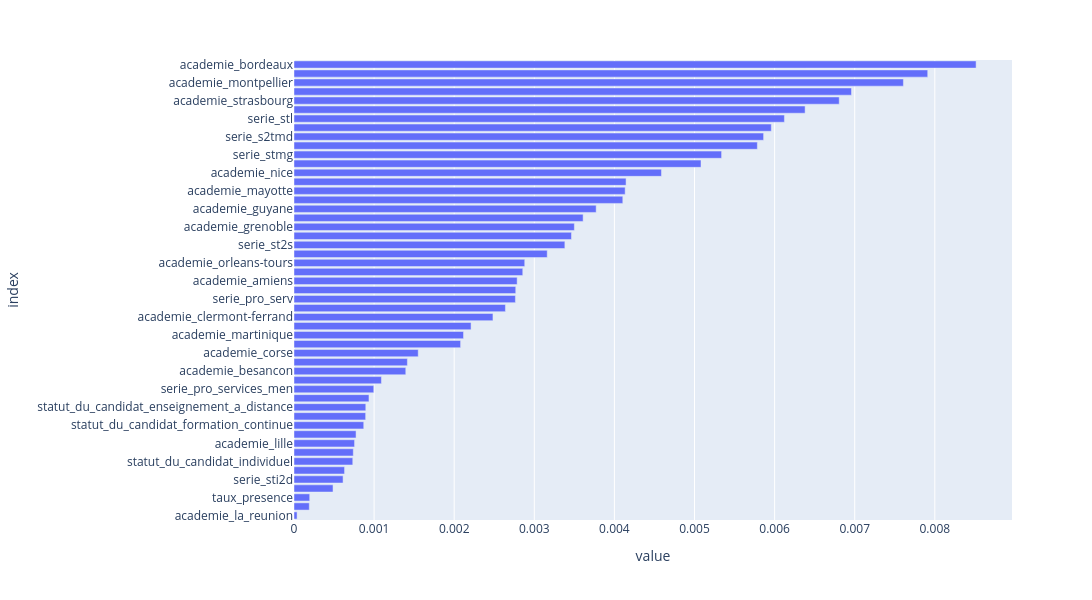

The notebook cell saved with this chart:
### Markdown cell above
Mise en forme graphique des coefficients

### Code cell
fig_feature = px.bar(feature_importance, orientation="h")
fig_feature.update_layout(showlegend=False, margin={"l": 120})
fig_feature.update_layout(autosize=False, width=1200, height=600)
fig_feature.show()

### Figure 1 — Plotly figure (JSON) as saved in the notebook; plotly's stock layout.template omitted (floating-point values rounded to 4 significant figures)
{"data": [{"hovertemplate": "variable=feature_importances<br>value=%{x}<br>index=%{y}<extra></extra>", "legendgroup": "feature_importances", "marker": {"color": "#636efa", "pattern": {"shape": ""}}, "name": "feature_importances", "orientation": "h", "showlegend": true, "textposition": "auto", "type": "bar", "x": [3.846e-05, 0.0001909, 0.000196, 0.0004873, 0.0006125, 0.0006312, 0.0007338, 0.0007402, 0.000756, 0.0007747, 0.0008707, 0.0008945, 0.0008963, 0.0009359, 0.0009959, 0.001092, 0.001396, 0.001416, 0.001551, 0.00208, 0.002117, 0.00221, 0.002484, 0.00264, 0.002764, 0.002768, 0.002786, 0.002856, 0.002881, 0.003161, 0.003382, 0.003464, 0.0035, 0.003609, 0.003772, 0.004105, 0.004134, 0.004146, 0.004587, 0.005081, 0.005338, 0.005785, 0.005863, 0.005959, 0.006123, 0.006381, 0.006807, 0.00696, 0.007608, 0.007912, 0.008515], "xaxis": "x", "y": ["academie_la_reunion", "academie_paris", "taux_presence", "serie_pro_production_men", "serie_sti2d", "session", "statut_du_candidat_individuel", "academie_nantes", "academie_lille", "academie_limoges", "statut_du_candidat_formation_continue", "serie_std2a", "statut_du_candidat_enseignement_a_distance", "serie_sthr", "serie_pro_services_men", "serie_stav", "academie_besancon", "academie_dijon", "academie_corse", "statut_du_candidat_scolaire", "academie_martinique", "sexe_M", "academie_clermont-ferrand", "academie_guadeloupe", "serie_pro_serv", "academie_lyon", "academie_amiens", "academie_creteil", "academie_orleans-tours", "academie_normandie", "serie_st2s", "serie_generale", "academie_grenoble", "academie_reims", "academie_guyane", "academie_toulouse", "academie_mayotte", "serie_pro_prod", "academie_nice", "serie_pro_production_agri", "serie_stmg", "academie_rennes", "serie_s2tmd", "academie_nancy-metz", "serie_stl", "serie_pro_services_agri", "academie_strasbourg", "academie_versailles", "academie_montpellier", "academie_poitiers", "academie_bordeaux"], "yaxis": "y"}], "layout": {"autosize": false, "barmode": "relative", "height": 600, "legend": {"title": {"text": "variable"}, "tracegroupgap": 0}, "margin": {"l": 120, "t": 60}, "showlegend": false, "width": 1200, "xaxis": {"anchor": "y", "domain": [0, 1], "title": {"text": "value"}}, "yaxis": {"anchor": "x", "domain": [0, 1], "title": {"text": "index"}}}}
